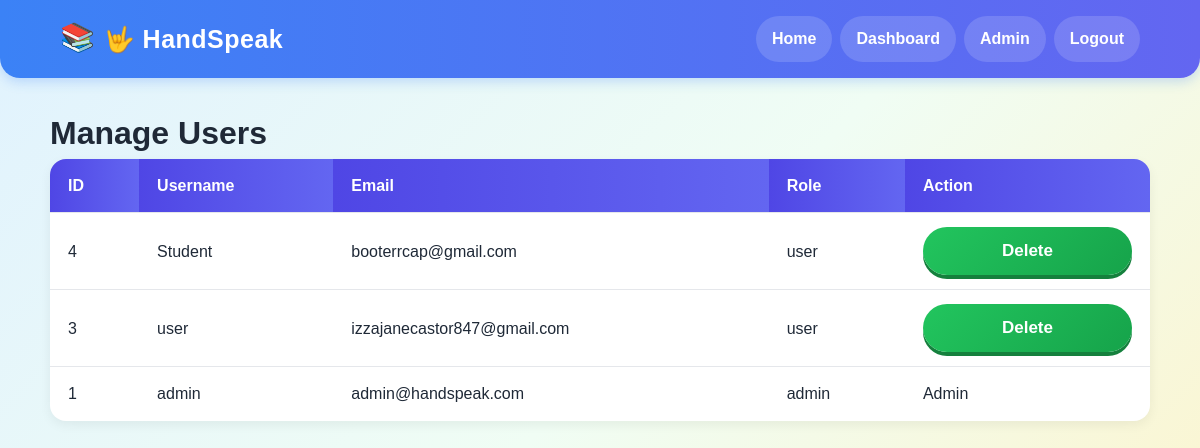
Page /admin/users (signed in) on the committed database.
### tables this page shows
CREATE TABLE users (
            id INTEGER PRIMARY KEY AUTOINCREMENT,
            username TEXT UNIQUE NOT NULL,
            email TEXT UNIQUE NOT NULL,
            password TEXT NOT NULL,
            role TEXT DEFAULT 'user',
            created_at TIMESTAMP DEFAULT CURRENT_TIMESTAMP
        );

### app.py (the view)
@app.route("/admin/users")
def admin_users():
    if not admin_required():
        return redirect(url_for("admin_login"))
    db = get_db()
    users = db.execute("""
        SELECT *
        FROM users
        ORDER BY id DESC
    """).fetchall()
    db.close()
    return render_template(
        "admin/users.html",
        users=users
    )

### app.py (called while the page is built)
def get_db():
    connection = sqlite3.connect(DATABASE)
    connection.row_factory = sqlite3.Row
    return connection

def admin_required():
    return (
        "user_id" in session
        and session.get("role") == "admin"
    )

### templates/admin/users.html (shortened to what this page needs)
{% extends "base.html" %}
{% block content %}
<h1>
    Manage Users
</h1>
<table>
    <thead>
        <tr>
            <th>
                ID
            </th>
            <th>
                Username
            </th>
            <th>
                Email
            </th>
            <th>
                Role
            </th>
            <th>
                Action
            </th>
        </tr>
    </thead>
    <tbody>
        {% for user in users %}
        <tr>
            <td>
                {{ user["id"] }}
            </td>
            <td>
                {{ user["username"] }}
            </td>
            <td>
                {{ user["email"] }}
            </td>
            <td>
                {{ user["role"] }}
            </td>
            <td>
                {% if user["role"] != "admin" %}
                <form
                    method="POST"
                    action="{{ url_for(
                        'delete_user',
                        user_id=user['id']
                    ) }}"
                >
                    <button
                        type="submit"
                        onclick="
                            return confirm(
                                'Delete this user?'
                            );
                        "
                    >
                        Delete
                    </button>
                </form>
                {% else %}
                Admin
                {% endif %}
            </td>
        </tr>
        {% endfor %}
    </tbody>
</table>
{% endblock %}

### templates/base.html (shortened to what this page needs)
<!DOCTYPE html>
<html lang="en">
<head>
    <link
        rel="stylesheet"
        href="{{ url_for('static', filename='css/style.css') }}"
    >
</head>
<body>
<header class="navbar">
    <div class="logo">
        🤟 HandSpeak
    </div>
    <nav>
        <a href="{{ url_for('index') }}">
            Home
        </a>
        {% if session.get("user_id") %}
            <a href="{{ url_for('dashboard') }}">
                Dashboard
            </a>
            {% if session.get("role") == "admin" %}
                <a href="{{ url_for('admin_dashboard') }}">
                    Admin
                </a>
            {% endif %}
            <a href="{{ url_for('logout') }}">
                Logout
            </a>
        {% endif %}
    </nav>
</header>
<main class="container">
    {% block content %}
    {% endblock %}
</main>
</body>
</html>

### static/css/style.css (style rules this page uses)
* { box-sizing: border-box; margin: 0; padding: 0; }
body { margin: 0; font-family: 'Comic Sans MS', 'Bubblegum Sans', 'Arial Rounded MT Bold', Arial, sans-serif; background: linear-gradient(135deg, #e0f2fe 0%, #f0fdf4 50%, #fef3c7 100%); color: #1f2937; line-height: 1.6; font-size: 16px; }
.navbar { display: flex; justify-content: space-between; align-items: center; padding: 16px 5%; background: linear-gradient(90deg, #3b82f6, #6366f1); color: #ffffff; border-radius: 0 0 20px 20px; box-shadow: 0 4px 12px rgba(59, 130, 246, 0.25); flex-wrap: wrap; gap: 12px; }
.logo { font-size: 25px; font-weight: bold; letter-spacing: 0.5px; display: flex; align-items: center; gap: 8px; }
.logo::before { content: "📚"; font-size: 28px; }
.navbar nav { display: flex; gap: 8px; flex-wrap: wrap; }
.navbar a { color: #ffffff; text-decoration: none; padding: 10px 16px; border-radius: 30px; font-weight: 600; transition: all 0.25s ease; background: rgba(255, 255, 255, 0.15); }
.container { width: 92%; max-width: 1100px; margin: 30px auto; min-height: 75vh; }
.button, button { border: none; background: linear-gradient(135deg, #22c55e, #16a34a); color: white; padding: 14px 28px; border-radius: 50px; cursor: pointer; text-decoration: none; font-size: 17px; font-weight: bold; transition: all 0.2s ease; box-shadow: 0 4px 0 #15803d; }
form { display: flex; flex-direction: column; gap: 6px; }
table { width: 100%; border-collapse: separate; border-spacing: 0; background: white; border-radius: 16px; overflow: hidden; box-shadow: 0 4px 12px rgba(0, 0, 0, 0.06); }
th, td { padding: 14px 18px; border-bottom: 1px solid #e5e7eb; text-align: left; }
th { background: linear-gradient(90deg, #4f46e5, #6366f1); color: white; font-weight: bold; }
tr:last-child td { border-bottom: none; }

### rows in the picture
users: id "4", username "Student", email "booterrcap@gmail.com", role "user"
users: id "3", username "user", email "izzajanecastor847@gmail.com", role "user"
users: id "1", username "admin", email "admin@handspeak.com", role "admin", shows "Admin"
